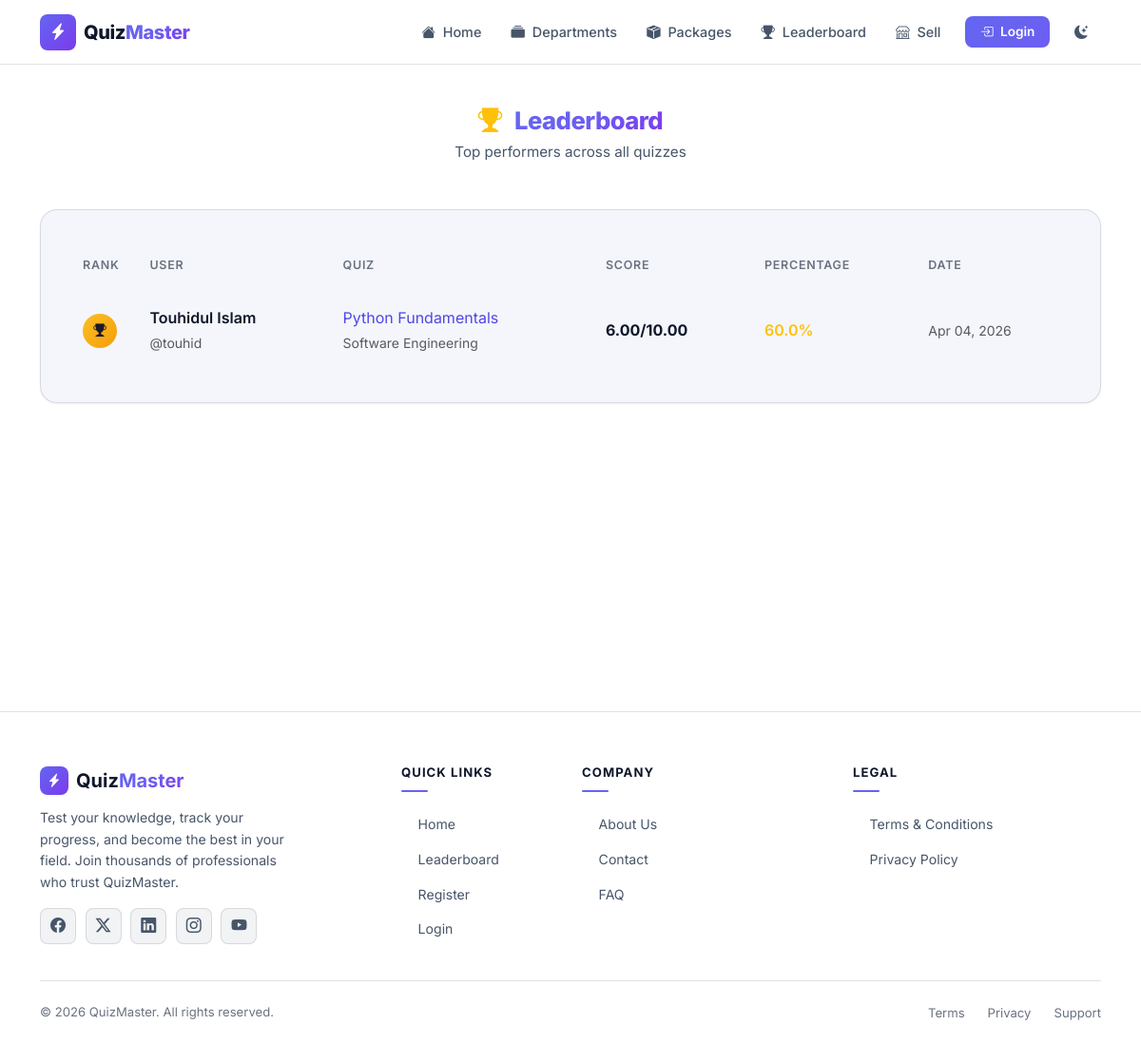
Page /leaderboard/ on the committed database.
### quizzes/models.py (models this page shows, shortened)
class QuizAttempt(models.Model):
    id = models.UUIDField(primary_key=True, default=uuid.uuid4, editable=False)
    user = models.ForeignKey(
        User,
        on_delete=models.CASCADE,
        related_name='quiz_attempts'
    )
    quiz = models.ForeignKey(
        Quiz,
        on_delete=models.CASCADE,
        related_name='attempts'
    )
    score = models.DecimalField(max_digits=7, decimal_places=2, default=0)
    total_marks = models.DecimalField(max_digits=7, decimal_places=2, default=0)
    passed = models.BooleanField(default=False)
    started_at = models.DateTimeField(auto_now_add=True)
    completed_at = models.DateTimeField(null=True, blank=True)
    class Meta:
        ordering = ['-started_at']
    @property
    def percentage(self):
        if self.total_marks > 0:
            return round((self.score / self.total_marks) * 100, 1)
        return 0

class Quiz(models.Model):
    STATUS_CHOICES = [
        ('draft', 'Draft'),
        ('pending', 'Pending Review'),
        ('approved', 'Approved / Published'),
        ('rejected', 'Rejected'),
    ]
    department = models.ForeignKey(
        Department,
        on_delete=models.CASCADE,
        related_name='quizzes'
    )
    subcategory = models.ForeignKey(
        SubCategory,
        on_delete=models.SET_NULL,
        null=True, blank=True,
        related_name='quizzes'
    )
    owner = models.ForeignKey(
        User,
        on_delete=models.CASCADE,
        null=True, blank=True,
        related_name='owned_quizzes',
        help_text='The vendor who owns this quiz. Empty for platform/admin-owned quizzes.'
    )
    name = models.CharField(max_length=300)
    slug = models.SlugField(max_length=300, unique=True, blank=True)
    prerequisites = models.TextField(
        help_text='List prerequisites or knowledge required before taking this quiz.'
    )
    total_questions = models.PositiveIntegerField(
        help_text='Number of questions in this quiz.'
    )
    mark_per_question = models.DecimalField(
        max_digits=5, decimal_places=2, default=1.00,
        help_text='Marks awarded for each correct answer.'
    )
    pass_mark = models.DecimalField(
        max_digits=6, decimal_places=2,
        help_text='Minimum marks required to pass.'
    )
    time_limit = models.PositiveIntegerField(
        help_text='Time limit in minutes to complete the quiz.'
    )
    is_published = models.BooleanField(default=False)
    status = models.CharField(
        max_length=20, choices=STATUS_CHOICES, default='draft',
        help_text='Review workflow status. Admin approval sets this to "approved" and publishes the quiz.'
    )
    rejection_reason = models.TextField(blank=True)
    submitted_at = models.DateTimeField(null=True, blank=True)
    reviewed_at = models.DateTimeField(null=True, blank=True)
    reviewed_by = models.ForeignKey(
        User,
        on_delete=models.SET_NULL,
        null=True, blank=True,
        related_name='reviewed_quizzes'
    )
    price = models.DecimalField(
        max_digits=10, decimal_places=2, default=0.00,
        help_text='Price to purchase this quiz individually. 0 means free/open.'
    )
    allow_retake = models.BooleanField(
        default=True,
        help_text='Allow users to retake this quiz.'
    )
    shuffle_questions = models.BooleanField(
        default=True,
        help_text='Randomize question order for each attempt.'
    )
    show_instant_feedback = models.BooleanField(
        default=False,
        help_text='Show correct answer immediately after selecting a choice.'
    )
    per_question_time_limit = models.PositiveIntegerField(
        null=True, blank=True,
        help_text='Optional per-question time limit in seconds. Leave blank for no limit.'
    )
    created_at = models.DateTimeField(auto_now_add=True)
    updated_at = models.DateTimeField(auto_now=True)
    class Meta:
        verbose_name_plural = 'Quizzes'
        ordering = ['-created_at']

class Department(models.Model):
    name = models.CharField(max_length=200)
    slug = models.SlugField(max_length=200, unique=True, blank=True)
    description = models.TextField(blank=True)
    icon = models.CharField(
        max_length=50,
        default='bi-mortarboard-fill',
        help_text='Bootstrap icon class, e.g. bi-gear-fill'
    )
    is_active = models.BooleanField(default=True)
    is_approved = models.BooleanField(
        default=False,
        help_text='Vendor-created categories require admin approval before going public.'
    )
    created_by = models.ForeignKey(
        User,
        on_delete=models.SET_NULL,
        null=True, blank=True,
        related_name='created_departments',
        help_text='The vendor who created this category. Empty for admin-created.'
    )
    created_at = models.DateTimeField(auto_now_add=True)
    updated_at = models.DateTimeField(auto_now=True)
    class Meta:
        ordering = ['name']

### quizzes/views.py (the view)
# urls.py: path('leaderboard/', views.leaderboard, name='leaderboard'),
def leaderboard(request):
    quiz_id = request.GET.get('quiz')
    selected_quiz = None
    attempts_qs = (
        QuizAttempt.objects
        .filter(passed=True, completed_at__isnull=False)
        .select_related('user', 'quiz', 'quiz__department')
        .annotate(
            calc_percentage=ExpressionWrapper(
                F('score') * 100.0 / F('total_marks'),
                output_field=FloatField()
            )
        )
    )
    if quiz_id:
        try:
            selected_quiz = Quiz.objects.get(pk=quiz_id)
            attempts_qs = attempts_qs.filter(quiz=selected_quiz)
        except Quiz.DoesNotExist:
            pass
    top_attempts = attempts_qs.order_by('-score', 'completed_at')[:50]
    all_quizzes = Quiz.objects.filter(is_published=True).order_by('name')
    context = {
        'top_attempts': top_attempts,
        'all_quizzes': all_quizzes,
        'selected_quiz': selected_quiz,
    }
    return render(request, 'quizzes/leaderboard.html', context)

### quizzes/templates/quizzes/leaderboard.html (shortened to what this page needs)
{% extends "quizzes/base.html" %}
{% block content %}
<div class="container">
    <div class="section-header text-center" style="padding-top: 2rem;">
        <h1 class="section-title">
            <i class="bi bi-trophy-fill me-2 text-warning"></i>
            <span class="text-gradient">Leaderboard</span>
        </h1>
        <p class="section-subtitle">Top performers across all quizzes</p>
    </div>
    {% if top_attempts %}
    <div class="glass-card-static mb-5" style="overflow-x: auto;">
        <table class="leaderboard-table">
            <thead>
                <tr>
                    <th style="width: 60px;">Rank</th>
                    <th>User</th>
                    <th>Quiz</th>
                    <th>Score</th>
                    <th>Percentage</th>
                    <th>Date</th>
                </tr>
            </thead>
            <tbody>
                {% for attempt in top_attempts %}
                <tr>
                    <td>
                        <span class="rank-badge {% if forloop.counter == 1 %}rank-1{% elif forloop.counter == 2 %}rank-2{% elif forloop.counter == 3 %}rank-3{% else %}rank-other{% endif %}">
                            {% if forloop.counter <= 3 %}
                                <i class="bi bi-trophy-fill"></i>
                            {% else %}
                                {{ forloop.counter }}
                            {% endif %}
                        </span>
                    </td>
                    <td>
                        <div class="fw-600">
                            {{ attempt.user.first_name }} {{ attempt.user.last_name }}
                        </div>
                        <small class="text-muted">@{{ attempt.user.username }}</small>
                    </td>
                    <td>
                        <a href="{% url 'quiz_detail' slug=attempt.quiz.slug %}" class="text-decoration-none" style="color: var(--accent-tertiary);">
                            {{ attempt.quiz.name }}
                        </a>
                        <br>
                        <small class="text-muted">{{ attempt.quiz.department.name }}</small>
                    </td>
                    <td class="fw-700">{{ attempt.score }}/{{ attempt.total_marks }}</td>
                    <td>
                        <span class="fw-600 {% if attempt.percentage >= 80 %}text-success{% elif attempt.percentage >= 50 %}text-warning{% else %}text-danger{% endif %}">
                            {{ attempt.percentage }}%
                        </span>
                    </td>
                    <td>
                        <small class="text-muted">{{ attempt.completed_at|date:"M d, Y" }}</small>
                    </td>
                </tr>
                {% endfor %}
            </tbody>
        </table>
    </div>
    {% endif %}
</div>
{% endblock %}

### static/css/style.css (style rules this page uses)
:root { --bg-primary: #0a0e1a; --bg-secondary: #111827; --bg-card: rgba(17, 24, 39, 0.6); --bg-card-hover: rgba(30, 41, 59, 0.7); --glass-bg: rgba(255, 255, 255, 0.03); --glass-border: rgba(255, 255, 255, 0.08); --glass-highlight: rgba(255, 255, 255, 0.05); --accent-primary: #6366f1; --accent-secondary: #8b5cf6; --accent-tertiary: #a78bfa; --gradient-start: #6366f1; --gradient-mid: #8b5cf6; --gradient-end: #ec4899; --text-primary: #f1f5f9; --text-secondary: #94a3b8; --text-muted: #64748b; --success: #10b981; --warning: #f59e0b; --danger: #ef4444; --info: #3b82f6; --radius-sm: 8px; --radius-md: 12px; --radius-lg: 16px; --radius-xl: 24px; --shadow-sm: 0 2px 8px rgba(0, 0, 0, 0.3); --shadow-md: 0 4px 16px rgba(0, 0, 0, 0.4); --shadow-lg: 0 8px 32px rgba(0, 0, 0, 0.5); --shadow-glow: 0 0 40px rgba(99, 102, 241, 0.15); --font-primary: 'Inter', -apple-system, BlinkMacSystemFont, sans-serif; --font-mono: 'JetBrains Mono', monospace; --transition-fast: 0.15s ease; --transition-normal: 0.3s cubic-bezier(0.4, 0, 0.2, 1); --transition-slow: 0.5s cubic-bezier(0.4, 0, 0.2, 1); }
html[data-theme="light"] { --bg-primary: #ffffff; --bg-secondary: #f4f6fb; --bg-card: #f4f6fb; --bg-card-hover: #eceff5; --glass-bg: #f4f6fb; --glass-border: rgba(15, 23, 42, 0.12); --glass-highlight: rgba(15, 23, 42, 0.05); --text-primary: #0f172a; --text-secondary: #475569; --text-muted: #6b7280; --shadow-sm: 0 1px 2px rgba(15, 23, 42, 0.06); --shadow-md: 0 6px 18px rgba(15, 23, 42, 0.10); --shadow-lg: 0 16px 40px rgba(15, 23, 42, 0.14); --shadow-glow: 0 8px 24px rgba(99, 102, 241, 0.18); --accent-secondary: #6d5ef0; --accent-tertiary: #4f46e5; --gradient-start: #6366f1; --gradient-mid: #6d5ef0; --gradient-end: #7c3aed; color-scheme: light; }
html[data-theme="light"], html[data-theme="light"] body { background: var(--bg-primary); color: var(--text-primary); }
body, .glass-navbar, .glass-footer, .glass-card, .dash-sidebar, .dash-topbar { transition: background-color var(--transition-normal), border-color var(--transition-normal), color var(--transition-normal); }
*, *::before, *::after { margin: 0; padding: 0; box-sizing: border-box; }
html { scroll-behavior: smooth; }
body { font-family: var(--font-primary); background: var(--bg-primary); color: var(--text-primary); min-height: 100vh; overflow-x: hidden; line-height: 1.6; }
.text-gradient { background: linear-gradient(135deg, var(--gradient-start), var(--gradient-mid), var(--gradient-end)); -webkit-background-clip: text; -webkit-text-fill-color: transparent; background-clip: text; }
.fw-700 { font-weight: 700; }
.fw-600 { font-weight: 600; }
h1, h2, h3, h4, h5, h6 { font-weight: 700; letter-spacing: -0.02em; }
.glass-card-static { background: var(--glass-bg); backdrop-filter: blur(20px); -webkit-backdrop-filter: blur(20px); border: 1px solid var(--glass-border); border-radius: var(--radius-lg); padding: 1.75rem; position: relative; overflow: hidden; }
.glass-card-static::before { content: ''; position: absolute; top: 0; left: 0; right: 0; height: 1px; background: linear-gradient(90deg, transparent, var(--glass-highlight), transparent); }
.leaderboard-table { width: 100%; border-collapse: separate; border-spacing: 0 0.5rem; }
.leaderboard-table th { font-size: 0.78rem; text-transform: uppercase; letter-spacing: 0.06em; color: var(--text-muted); font-weight: 600; padding: 0.75rem 1rem; border: none; }
.leaderboard-table td { padding: 0.85rem 1rem; border: none; vertical-align: middle; }
.leaderboard-table tbody tr { background: var(--glass-bg); border-radius: var(--radius-md); transition: var(--transition-fast); }
.leaderboard-table tbody tr td:first-child { border-radius: var(--radius-md) 0 0 var(--radius-md); }
.leaderboard-table tbody tr td:last-child { border-radius: 0 var(--radius-md) var(--radius-md) 0; }
.rank-badge { width: 36px; height: 36px; border-radius: 50%; display: inline-flex; align-items: center; justify-content: center; font-weight: 800; font-size: 0.85rem; }
.rank-1 { background: linear-gradient(135deg, #fbbf24, #f59e0b); color: #1a1a2e; }
.section-header { margin-bottom: 2rem; }
.section-title { font-size: 1.6rem; font-weight: 800; margin-bottom: 0.3rem; }
.section-subtitle { color: var(--text-secondary); font-size: 0.95rem; }

### rows in the picture
QuizAttempt: user.first_name "Touhidul", user.last_name "Islam", user.username "touhid", quiz.name "Python Fundamentals", quiz.department.name "Software Engineering", score "6.00", total_marks "10.00", percentage "60.0", completed_at "Apr 04, 2026"
